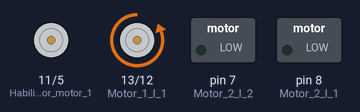
Bench run of a sketch on a simulated Arduino Uno, built with avr-gcc and run on an emulated ATmega328P. On the bench: motor-driver pin pairs drawn as motors (green arrow = first pin HIGH = forward, orange = second pin HIGH = backward, longer = more drive), switched loads named in the sketch (green lamp = pin HIGH).

Above: at 25.6 s.
At 39.4 s:
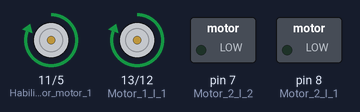
Timing chart, 0 to 40.0 s (numbered marks = the images above):
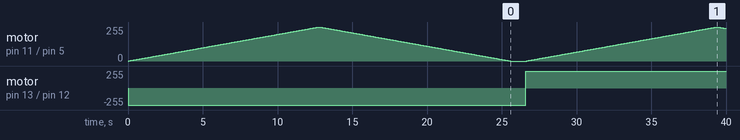

The sketch:

control_motor_dc.ino
```cpp
int Motor_1_I_1 = 13;
int Motor_1_I_2 = 12;
int Motor_2_I_1 = 8;
int Motor_2_I_2 = 7;

int Habilitador_motor_1 = 11;
int Habilitador_motor_2 = 5;

void setup()
{
  pinMode(Motor_1_I_1,OUTPUT);
  pinMode(Motor_1_I_2,OUTPUT);
  pinMode(Motor_2_I_1,OUTPUT);
  pinMode(Motor_2_I_2,OUTPUT);
  pinMode(Habilitador_motor_1,OUTPUT);
  pinMode(Habilitador_motor_2,OUTPUT);
}

void loop()
{

  digitalWrite(Motor_1_I_1, LOW);
  digitalWrite(Motor_1_I_2, HIGH);
  for(int i0 = 0; i0<=255; ++i0){
    analogWrite(Habilitador_motor_1,i0);
    delay (50);
  }
  for(int i0 = 255; i0>=0; --i0){
    analogWrite(Habilitador_motor_1,i0);
    delay (50);
  }
  delay(1000);
  digitalWrite(Motor_1_I_1, HIGH);
  digitalWrite(Motor_1_I_2, LOW);
  for(int i0 = 0; i0<=255; ++i0){
    analogWrite(Habilitador_motor_1,i0);
    delay (50);
  }
  for(int i0 = 255; i0>=0; --i0){
    analogWrite(Habilitador_motor_1,i0);
    delay (50);
  }
  delay(1000);


}
```

Measured:
- by itself, motor on pin 13 (Motor_1_I_1) / pin 12 (Motor_1_I_2): stopped → backward 255/255 at 0.00 s, → forward 255/255 26.6 s later
